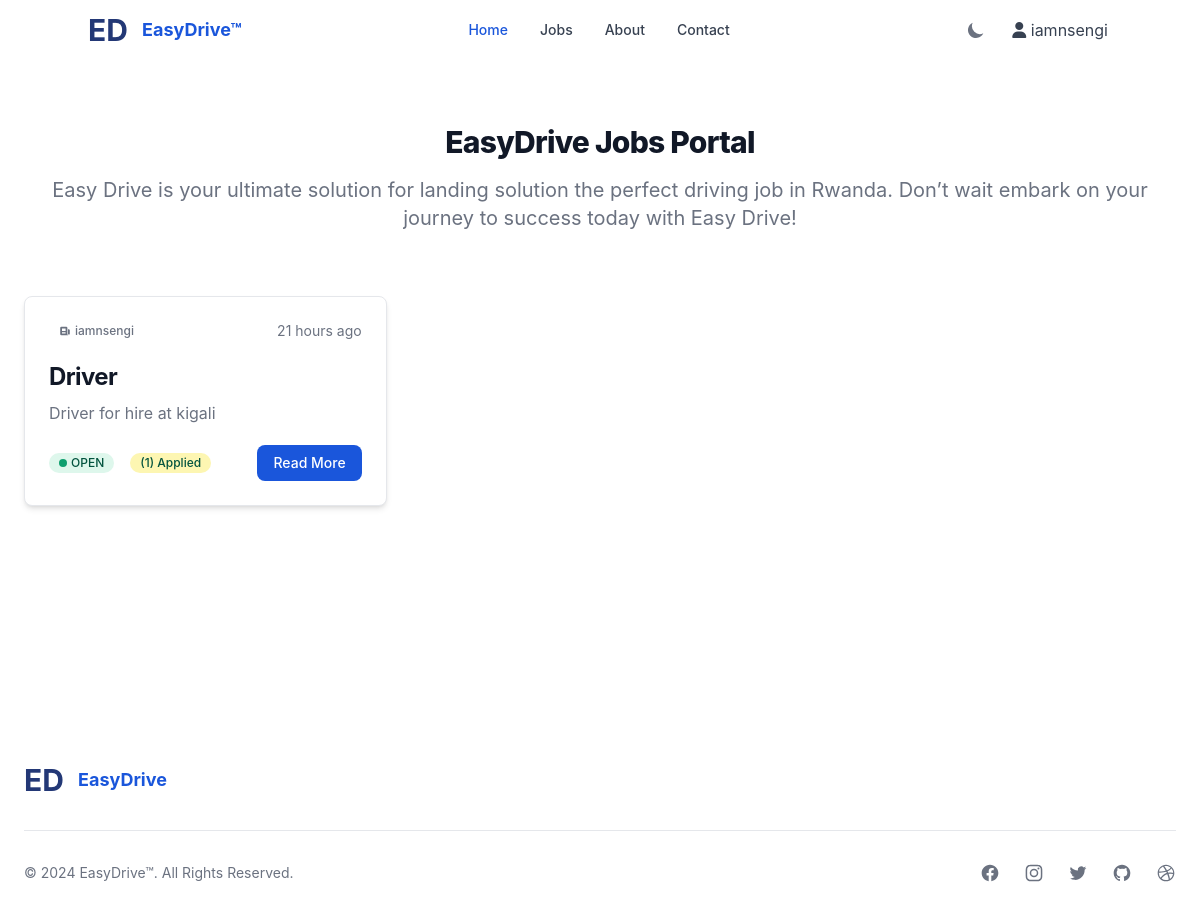
Screenshot of /jobs/ (signed in) with the database file from the repository.
### MainApp/models.py (models this page shows, shortened)
class Job(models.Model):
    OPEN = 'open'
    CLOSED = 'closed'
    STATUS_CHOICES = [
        (OPEN, 'Open'),
        (CLOSED, 'Closed'),
    ]
    FULLTIME = 'full-time'
    PARTTIME = 'part-time'
    CONTRACT = 'contract'
    TYPE_CHOICES = [
        (FULLTIME, 'full-time'),
        (PARTTIME, 'part-time'),
        (CONTRACT, 'contract'),
    ]
    creator = models.ForeignKey(User, on_delete=models.CASCADE)
    title = models.CharField(max_length=255, default="")
    location = models.CharField(max_length=255, default="")
    description = models.TextField()
    requirements = models.TextField(null=True, blank=True)
    applicants = models.IntegerField(default=0)
    type = models.CharField(max_length=10, choices=TYPE_CHOICES, default=FULLTIME)
    status = models.CharField(max_length=10, choices=STATUS_CHOICES, default=OPEN)
    created_at = models.DateTimeField(auto_now_add=True)
    updated_at = models.DateTimeField(auto_now=True)
    class Meta:
        ordering = ['-created_at']

### MainApp/views.py (the view)
# urls.py: path('jobs/',Jobs.as_view()),
class Jobs(LoginRequiredMixin,View):
    def get(self,request):
        jobs = Job.objects.filter(status = 'open').all()
        context={
                'jobs':jobs
            }
        return render(request,'jobs.html',context)

### MainApp/templates/jobs.html (shortened to what this page needs)
{% extends 'base.html' %} {% load static %}
{% load humanize %} {% block content%} {% include 'navbar.html'%}
<section class="bg-white dark:bg-gray-900">
  <div class="py-8 px-4 mx-auto max-w-screen-xl lg:py-16 lg:px-6">
    <div class="mx-auto max-w-screen-sm text-center lg:mb-16 mb-8">
      <h2
        class="mb-4 text-3xl lg:text-4xl tracking-tight font-extrabold text-gray-900 dark:text-white"
      >
        EasyDrive Jobs Portal
      </h2>
      <p class="font-light text-gray-500 sm:text-xl dark:text-gray-400">
        Easy Drive is your ultimate solution for landing solution the perfect
        driving job in Rwanda. Don’t wait embark on your journey to success
        today with Easy Drive!
      </p>
    </div>
    <div class="grid gap-8 lg:grid-cols-3">
      {% for job in jobs %}
      <article
        class="p-6 bg-white rounded-lg border border-gray-200 shadow-md dark:bg-gray-800 dark:border-gray-700"
      >
        <div class="flex justify-between items-center mb-5 text-gray-500">
          <span
            class="bg-primary-100 text-primary-800 text-xs font-medium inline-flex items-center px-2.5 py-0.5 rounded dark:bg-primary-200 dark:text-primary-800"
          >
            <svg
              class="mr-1 w-3 h-3"
              fill="currentColor"
              viewBox="0 0 20 20"
              xmlns="http://www.w3.org/2000/svg"
            >
              <path
                fill-rule="evenodd"
                d="M2 5a2 2 0 012-2h8a2 2 0 012 2v10a2 2 0 002 2H4a2 2 0 01-2-2V5zm3 1h6v4H5V6zm6 6H5v2h6v-2z"
                clip-rule="evenodd"
              ></path>
              <path d="M15 7h1a2 2 0 012 2v5.5a1.5 1.5 0 01-3 0V7z"></path>
            </svg>
            {{job.creator}}
          </span>
          <span class="text-sm">{{ job.created_at|naturaltime }}</span>
        </div>
        <h2
          class="mb-2 text-2xl font-bold tracking-tight text-gray-900 dark:text-white"
        >
          <a href="#">{{job.title}}</a>
        </h2>
        <p class="mb-5 font-light text-gray-500 dark:text-gray-400">
          {{job.description}}
        </p>
        <div class="flex justify-between items-center">
          <div class="flex items-center space-x-4">
            {% if job.status == 'open' %}
            <span
              class="inline-flex items-center bg-green-100 text-green-800 text-xs font-medium px-2.5 py-0.5 rounded-full dark:bg-green-900 dark:text-green-300"
            >
              <span class="w-2 h-2 me-1 bg-green-500 rounded-full"></span>
              {{job.status|upper}}
            </span>
            {% endif %}
            <span
              class="inline-flex items-center bg-yellow-100 text-green-800 text-xs font-medium px-2.5 py-0.5 rounded-full dark:bg-yellow-900 dark:text-yellow-300"
              >({{job.applicants}}) Applied
            </span>
          </div>
          <button
            href="#"
            class="ml-10 bg-blue-700 w- text-white flex hover:bg-blue-800 focus:ring-4 focus:ring-blue-300 font-medium rounded-lg text-sm px-4 py-2 dark:bg-blue-600 dark:hover:bg-blue-700 focus:outline-none dark:focus:ring-blue-800"
          >
            Read More
          </button>
        </div>
      </article>
      {% endfor %}
    </div>
  </div>
</section>
<div class="pt-36">&nbsp;</div>
{% include 'footer.html'%} {% endblock %}

### MainApp/templates/navbar.html (shortened to what this page needs)
<nav
  class="bg-white border-gray-200 px-2 sm:px-4 py-2.5 rounded dark:bg-gray-800"
>
  <div class="container mx-auto flex flex-wrap items-center justify-between">
    <a href="/" class="flex">
      <span
        class="self-center text-3xl text-blue-900 font-bold whitespace-nowrap dark:text-white"
        >ED &nbsp;</span
      >
      <span
        class="self-center text-lg text-blue-700 font-bold whitespace-nowrap dark:text-white"
        >EasyDrive™</span
      >
    </a>
    <div class="flex md:order-2 items-center space-x-4">
      <button
        id="theme-toggle"
        type="button"
        class="text-gray-500 dark:text-gray-400 hover:bg-gray-100 dark:hover:bg-gray-700 focus:outline-none focus:ring-4 focus:ring-gray-200 dark:focus:ring-gray-700 rounded-lg text-sm p-2.5"
      >
        <svg
          id="theme-toggle-dark-icon"
          class="w-5 h-5 hidden"
          fill="currentColor"
          viewBox="0 0 20 20"
          xmlns="http://www.w3.org/2000/svg"
        >
          <path
            d="M17.293 13.293A8 8 0 016.707 2.707a8.001 8.001 0 1010.586 10.586z"
          ></path>
        </svg>
      </button>
      {% if request.user.is_authenticated %}
      <div class="relative">
        <button
          class="inline-flex items-center h-full text-gray-700 dark:text-gray-300"
        >
          <span class="mr-1">
            <i class="fa fa-user"></i>
            {{request.user}}</span
          >
        </button>
      </div>
      {% endif %}
    </div>
    <div
      class="hidden md:flex justify-between items-center w-full md:w-auto md:order-1"
      id="mobile-menu-4"
    >
      <ul
        class="flex-col md:flex-row flex md:space-x-8 mt-4 md:mt-0 md:text-sm md:font-medium"
      >
        <li>
          <a
            href="/"
            class="bg-blue-700 md:bg-transparent text-white block pl-3 pr-4 py-2 md:text-blue-700 md:p-0 rounded dark:text-white"
            aria-current="page"
            >Home</a
          >
        </li>
        {% if request.user.is_authenticated %}
        <li>
          <a
            href="/jobs"
            class="text-gray-700 hover:bg-gray-50 border-b border-gray-100 md:hover:bg-transparent md:border-0 block pl-3 pr-4 py-2 md:hover:text-blue-700 md:p-0 dark:text-gray-400 dark:hover:bg-gray-700 dark:hover:text-white md:dark:hover:bg-transparent dark:border-gray-700"
            >Jobs</a
          >
        </li>
        {% endif %}
        <li>
          <a
            href="/#about"
            class="text-gray-700 hover:bg-gray-50 border-b border-gray-100 md:hover:bg-transparent md:border-0 block pl-3 pr-4 py-2 md:hover:text-blue-700 md:p-0 dark:text-gray-400 dark:hover:bg-gray-700 dark:hover:text-white md:dark:hover:bg-transparent dark:border-gray-700"
            >About</a
          >
        </li>
        <li>
          <a
            href="/#contact"
            class="text-gray-700 hover:bg-gray-50 border-b border-gray-100 md:hover:bg-transparent md:border-0 block pl-3 pr-4 py-2 md:hover:text-blue-700 md:p-0 dark:text-gray-400 dark:hover:bg-gray-700 dark:hover:text-white md:dark:hover:bg-transparent dark:border-gray-700"
            >Contact</a
          >
        </li>
      </ul>
    </div>
  </div>
</nav>

### rows the page displays
Job: creator "iamnsengi", created_at "21 hours ago", title "Driver", description "Driver for hire at kigali", status "OPEN", applicants "1"

### other values shown
{{ request.user }} "iamnsengi"
